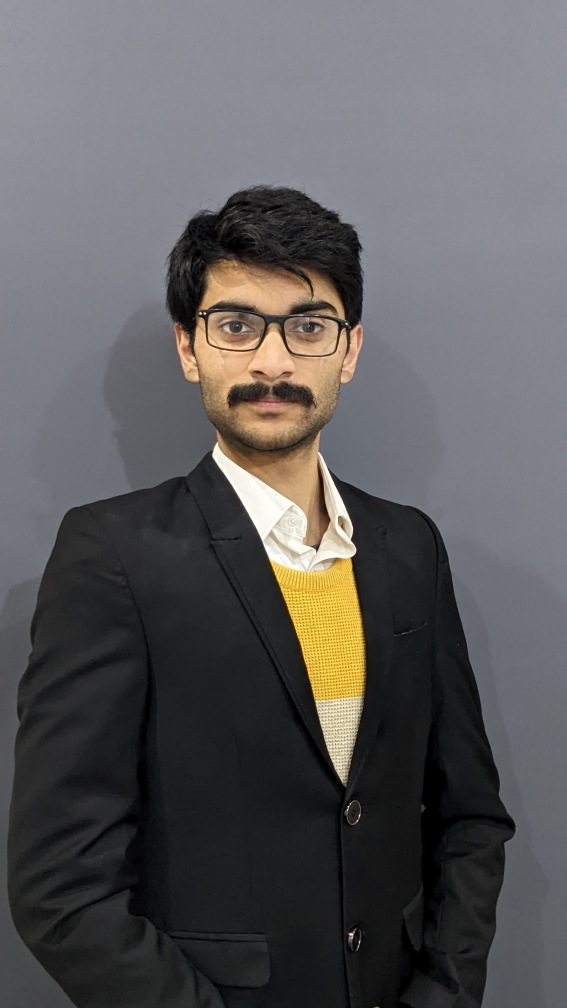
#> input picture face detection/restricted_faces/WhatsApp Image 2025-02-28 at 21.05.05_a90a768f.jpg, 2268 x 4032 px (shown at 1/4 size)
$ python -i image_utils.py   (imports and definitions only)
#> lines starting #> are read from the running program, lines starting #| are printed output that depends on the picture
#> further down, picture is the input picture: shape (4032, 2268, 3); mean B, G, R 90.6, 90.2, 91.8
"""
Image processing utilities for the unified backend
"""
import cv2
import numpy as np
import base64
import io
from PIL import Image
from typing import Optional, Tuple, Union
import logging

logger = logging.getLogger(__name__)

# [77 lines left out: functions base64_to_image, image_to_base64, resize_image, not called in this run]

def enhance_image(image: np.ndarray) -> np.ndarray:
    """
    Enhance image for better detection
    """
    try:
        # Convert to LAB color space
        lab = cv2.cvtColor(image, cv2.COLOR_BGR2LAB)
#> lab: shape (4032, 2268, 3); mean of channels 0, 1, 2 95.1, 129.1, 127.9
        l, a, b = cv2.split(lab)
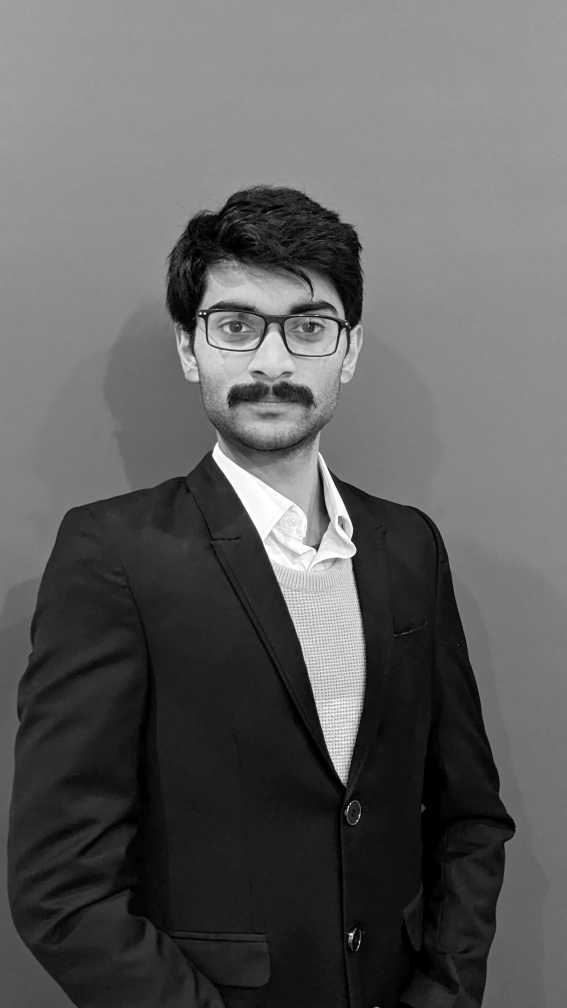
#> l: shape (4032, 2268) (shown at 1/4 size); min 0, max 255, mean 95.1
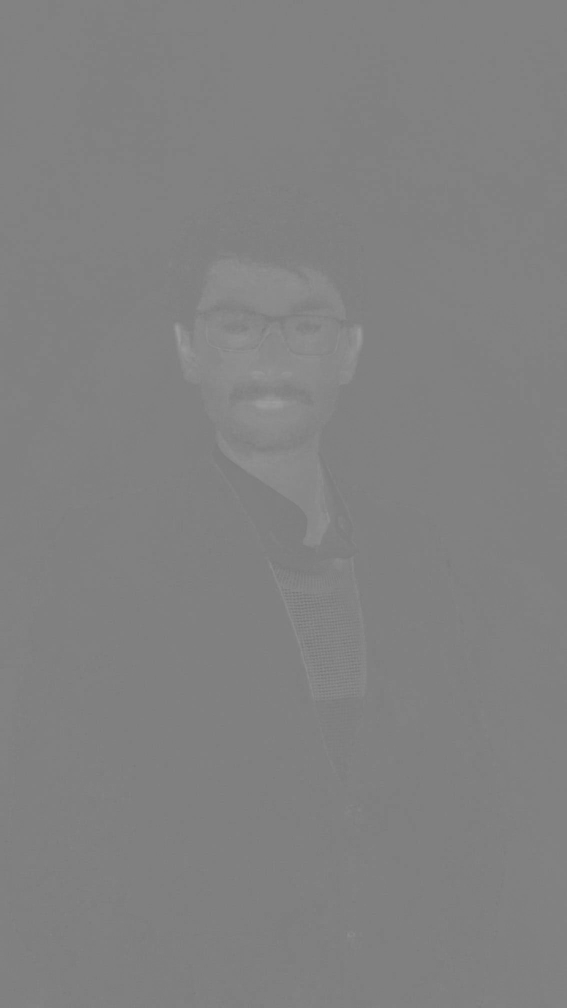
#> a: shape (4032, 2268) (shown at 1/4 size); min 113, max 159, mean 129.1

        # Apply CLAHE to L channel
        clahe = cv2.createCLAHE(clipLimit=3.0, tileGridSize=(8, 8))
        l = clahe.apply(l)
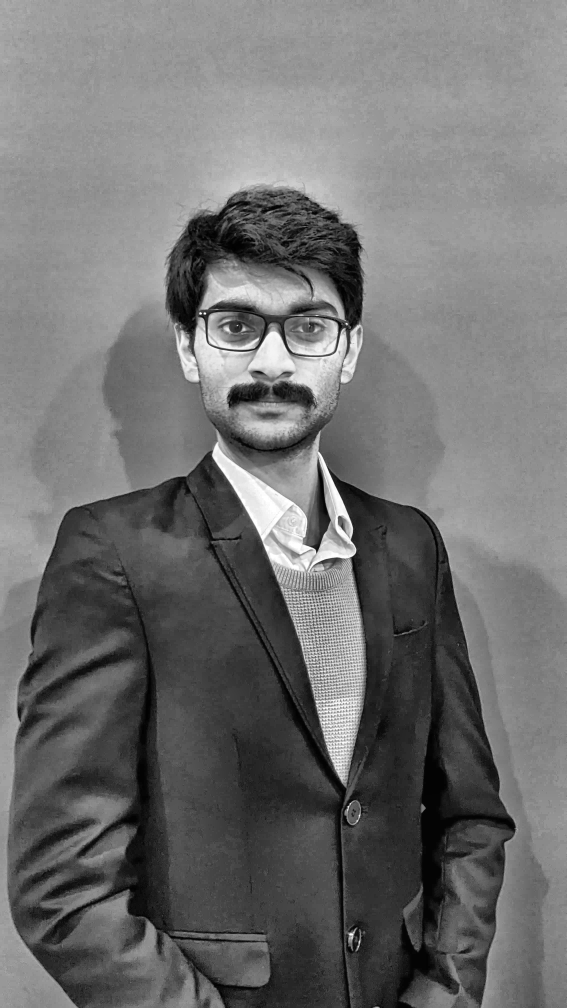
#> l: shape (4032, 2268) (shown at 1/4 size); min 0, max 255, mean 112.2

        # Merge channels
        enhanced = cv2.merge((l, a, b))
#> enhanced: shape (4032, 2268, 3); mean of channels 0, 1, 2 112.2, 129.1, 127.9
        enhanced = cv2.cvtColor(enhanced, cv2.COLOR_LAB2BGR)
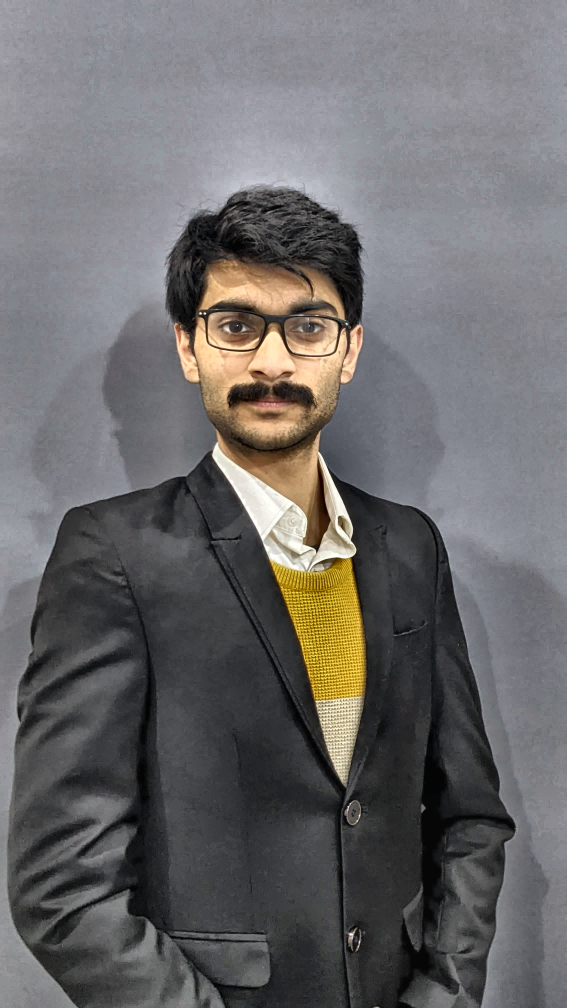
#> enhanced: shape (4032, 2268, 3) (shown at 1/4 size); mean B, G, R 105.7, 105.5, 107.1

        # Apply sharpening
        kernel = np.array([[-1, -1, -1], [-1, 9, -1], [-1, -1, -1]])
        enhanced = cv2.filter2D(enhanced, -1, kernel)

        return enhanced
    except Exception as e:
        logger.error(f"Failed to enhance image: {e}")
        return image

# [142 lines left out: functions crop_image, draw_bounding_boxes, validate_image, convert_color_space, get_image_info, not called in this run]

>>> import cv2
>>> picture = cv2.imread('../../face detection/restricted_faces/WhatsApp Image 2025-02-28 at 21.05.05_a90a768f.jpg')
>>> result = enhance_image(picture)
